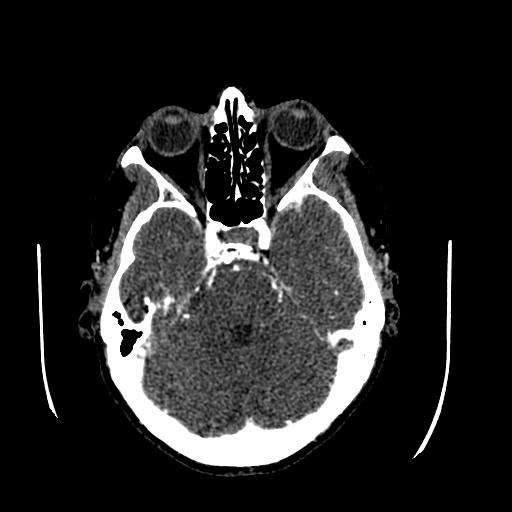
%> input picture images/Brain1.png, 512 x 512 px
$ octave vessb1.m   (GNU Octave 9; MATLAB toolbox functions it lacks are replaced by stand-ins)
%> lines starting %> are read from the running program, lines starting %| are printed output that depends on the picture; in (x1, y1, x2, y2) boxes, pixels count from 0 and x2, y2 are one past the last pixel; in counts of white or black regions, pixels touching at a corner belong together; the program's own positions count from 1
B1 = imread('Brain1.png');
%> B1 is the input picture: size 512x512x3 uint8; min 0, max 255, mean 38

B1g = rgb2gray(B1);
B1g = imfill(B1g);
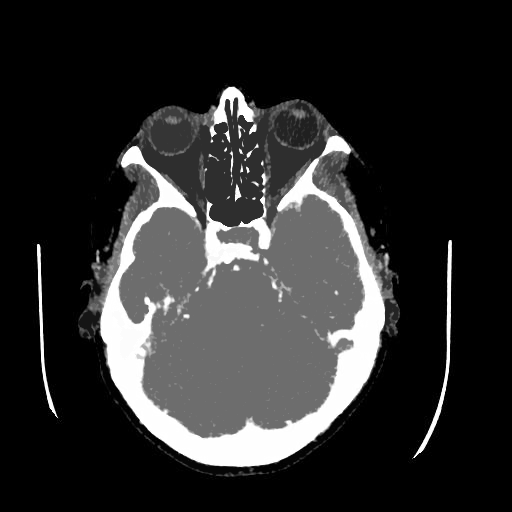
%> B1g: size 512x512 uint8; min 0, max 255, mean 45.5
za = imhist(B1g);
%> za = 256 values, max 164200 at index 1, min 25 at index 221, mean 1024


B1T2 = B1g <= 112 & B1g>= 108;
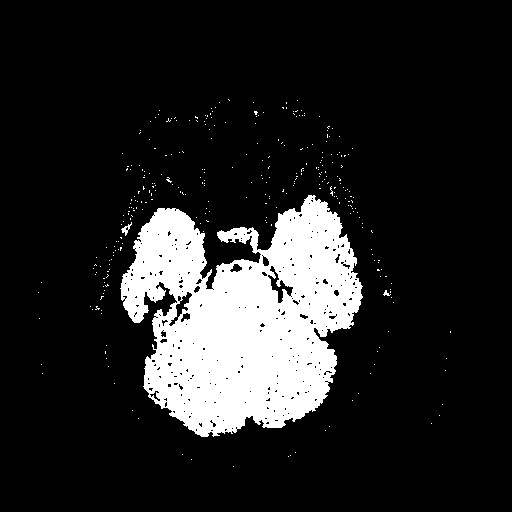
%> B1T2: size 512x512 logical; 14.5% white; 307 white regions (304 under 20 px), largest, box (x1, y1, x2, y2) and area: (120, 195, 363, 437) 37344, (121, 222, 132, 236) 52, (383, 290, 391, 296) 23

B1T2i =imcomplement(B1T2);
B1T2fill = imfill(B1T2,'holes');
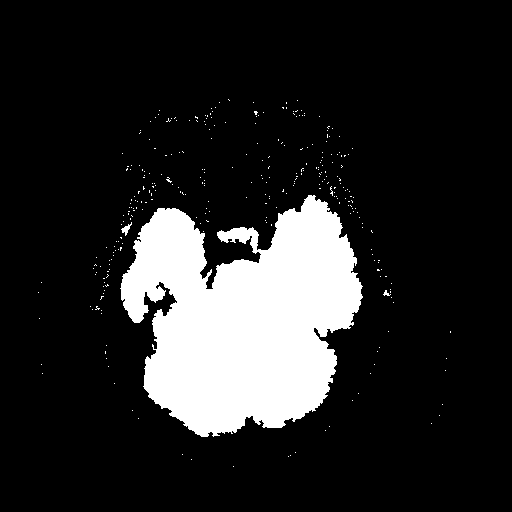
%> B1T2fill: size 512x512 logical; 15.1% white; 307 white regions (304 under 20 px), largest, box (x1, y1, x2, y2) and area: (120, 195, 363, 437) 38958, (121, 222, 132, 236) 57, (383, 290, 391, 296) 23
sdf =  immultiply(B1T2i,B1T2fill);
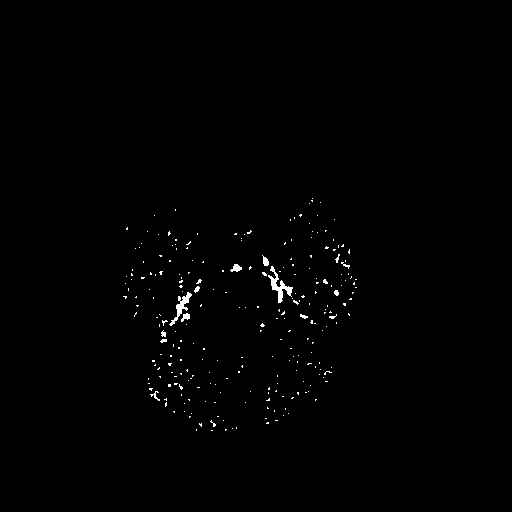
%> sdf: size 512x512 logical; 0.62% white; 248 white regions (235 under 20 px), largest, box (x1, y1, x2, y2) and area: (268, 266, 293, 303) 276, (169, 292, 192, 326) 207, (230, 264, 242, 272) 59
[sdfB,ldfB]=bwboundaries(sdf,8,'holes');
%> ldfB: size 512x512 double; 249 distinct labels, from 0 to 248
%> sdfB = 248 boundaries; largest, box (x1, y1, x2, y2) and points: (268, 266, 293, 303) 133, (169, 292, 192, 326) 105, (150, 391, 160, 401) 34, (230, 264, 242, 272) 28, (181, 313, 190, 322) 27

figure
subplot(2,3,1)
imshow(B1)
title('B1')

hold on
for k=1:length(sdfB)
b=sdfB{k};
plot(b(:,2),b(:,1),'r','LineWidth',3);
end
%> this loop made 248 passes
%> b on passes 2 to 4: [284 126; 284 126], [229 127; 228 128; 229 128; 230 128; 230 127; 229 127], [277 127; 277 127]

subplot(2,3,2)
imshow(B1T2i)
title('B1T2i')

subplot(2,3,3)
imshow(B1T2)
title('B1T2')

subplot(2,3,4)
imshow(B1T2fill)
title('B1T2fill')

subplot(2,3,5)
imshow(sdf)
title('sdf')
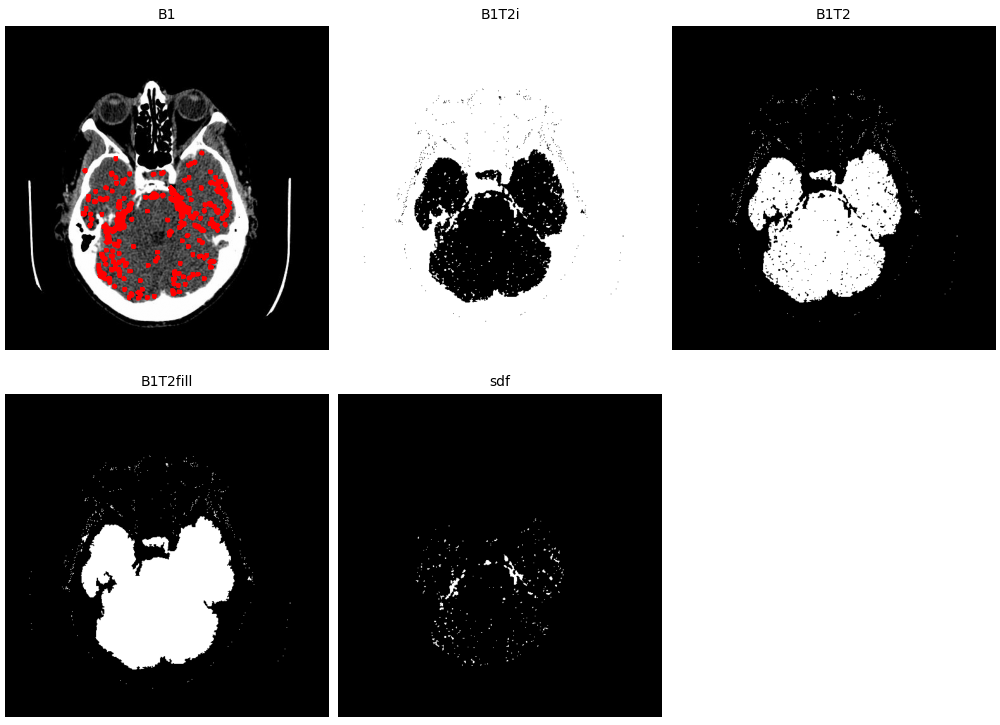
%> figure redrawn from the program's plot data, 5 panels
